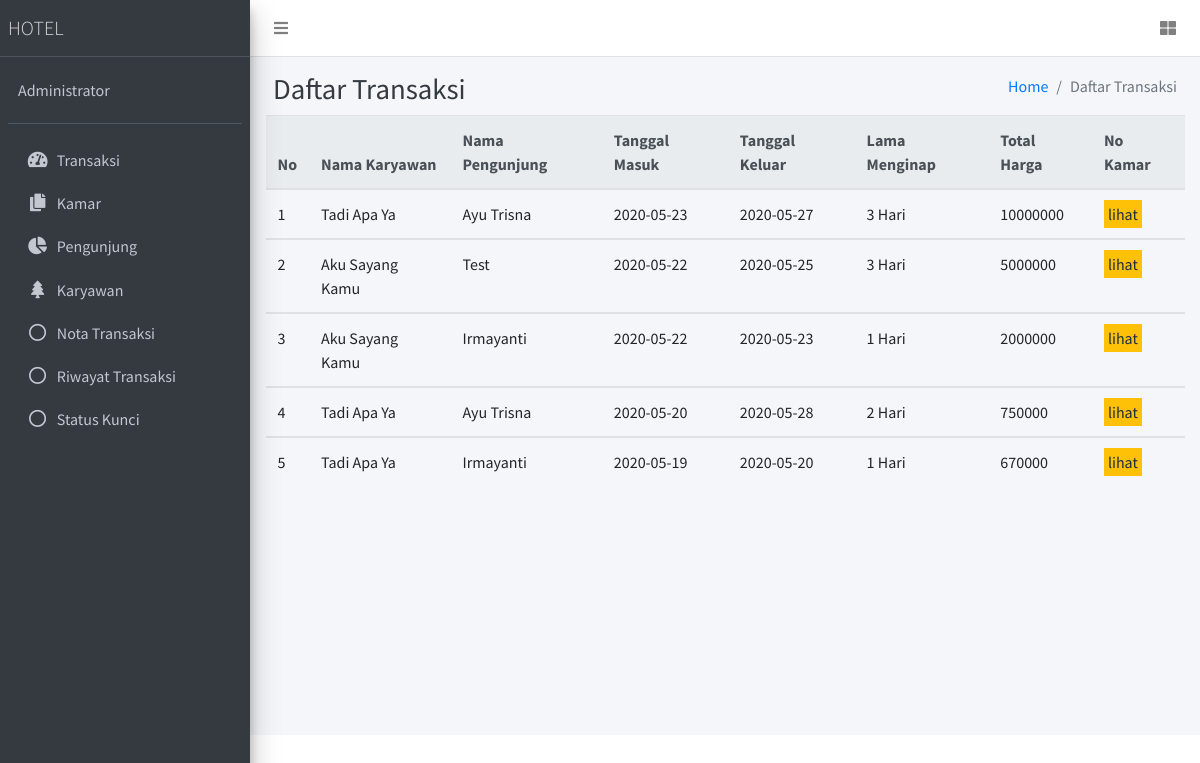
The app's page /transaksi/daftarTransaksi, older data.
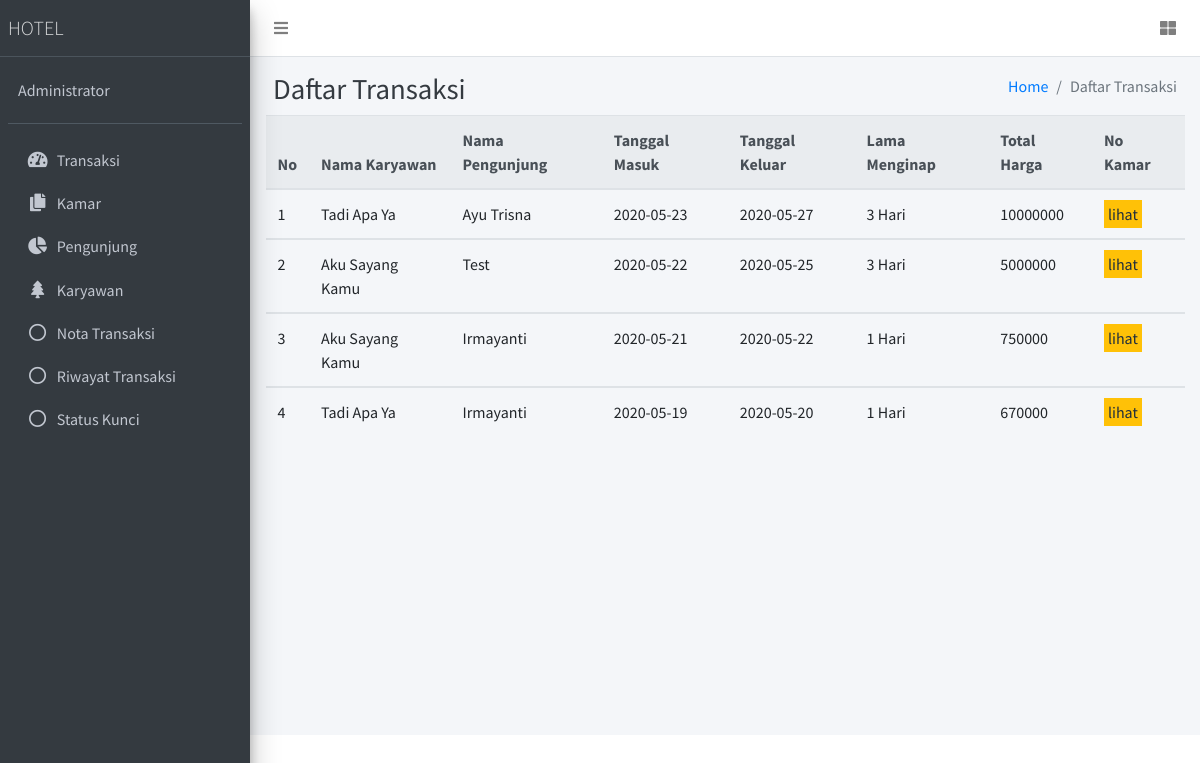
The same page, newer data.
### tables this page shows
CREATE TABLE `transaksi` (
  `no_transaksi` int(11) NOT NULL,
  `id_pengunjung` int(10) NOT NULL,
  `id_karyawan` varchar(10) NOT NULL,
  `tanggal_masuk` date NOT NULL,
  `tanggal_keluar` date NOT NULL,
  `lama_menginap` int(11) NOT NULL,
  `no_kamar` int(11) NOT NULL,
  `total_harga` bigint(20) NOT NULL
);

CREATE TABLE `karyawan` (
  `id_karyawan` varchar(10) NOT NULL,
  `nama` varchar(30) NOT NULL,
  `jk` enum('perempuan','laki-laki') NOT NULL,
  `alamat` varchar(20) NOT NULL,
  `no_hp` varchar(20) NOT NULL
);

CREATE TABLE `pengunjung` (
  `id_pengunjung` int(10) NOT NULL,
  `nama` varchar(30) NOT NULL,
  `alamat` varchar(20) NOT NULL,
  `jk` enum('perempuan','laki-laki') NOT NULL,
  `no_hp` varchar(20) NOT NULL,
  `no_ktp` bigint(16) NOT NULL
);

### app/core/Controller.php (called while the page is built, shortened)
<?php
class Controller
{
    public function view($view, $data = [])
    {
        require_once 'app/views/' . $view . '.php';
    }
    public function model($model)
    {
        return new $model;
    }
}

### app/controllers/Transaksi.php (called while the page is built, shortened)
<?php
class Transaksi extends Controller
{
    public function daftarTransaksi()
    {
        $data['judul'] = "Daftar Transaksi";
        $data['daftar'] = $this->model('Transaksi_model')->selectAll();
        $this->view('templates/headerhotel', $data);
        $this->view('transaksi/daftarTransaksi', $data);
        $this->view('templates/footerhotel');
    }
}

### app/core/App.php (called while the page is built, shortened)
<?php
class App
{
    protected $controller = 'transaksi',
        $method = 'index',
        $params = [];
    public function __construct()
    {
        $url = $this->parseURL();
        if ($url) {
            if (file_exists('app/controllers/' . $url[0] . '.php')) {
                unset($url[0]);
            }
        }
        $this->controller = new $this->controller;
        if (isset($url[1])) {
            if (method_exists($this->controller, $url[1])) {
                $this->method = $url[1];
            }
        }
        call_user_func_array([$this->controller, $this->method], $this->params);
    }
    public function parseURL()
    {
        if (isset($_SERVER['REQUEST_URI'])) {
            $url = rtrim($_SERVER['REQUEST_URI'], '/');
            $url = substr($url, 1);
            $url = filter_var($url, FILTER_SANITIZE_URL);
            $url = explode('/', $url);
            return $url;
        }
    }
}

### index.php (called while the page is built, shortened)
<?php
$app = new App;

### app/core/Database.php (called while the page is built, shortened)
<?php
class Database
{
    private $host = DB_HOST;
    private $user = DB_USER;
    private $pass = DB_PASS;
    private $db_name = DB_NAME;
    private $dbh;
    private $stmt;
    public function __construct()
    {
        $dsn = 'mysql:host=' . $this->host . ';dbname=' . $this->db_name;
        $option = [
            PDO::ATTR_PERSISTENT => true,
            PDO::ATTR_ERRMODE => PDO::ERRMODE_EXCEPTION
        ];
        try {
            $this->dbh = new PDO($dsn, $this->user, $this->pass, $option);
        } catch (PDOException $e) {
            die($e->getMessage());
        }
    }
    public function query($query)
    {
        $this->stmt = $this->dbh->prepare($query);
    }
    public function execute()
    {
        $this->stmt->execute();
    }
    public function resultSet()
    {
        $this->execute();
        return $this->stmt->fetchAll(PDO::FETCH_ASSOC);
    }
}

### app/models/Transaksi_model.php (called while the page is built, shortened)
<?php
class Transaksi_model
{
    private $db;
    public function __construct()
    {
        $this->db = new Database;
    }
    public function selectAll()
    {
        $this->db->query('SELECT a.no_transaksi, b.nama as namaKaryawan, c.nama as namaPengunjung, a.tanggal_masuk,a.tanggal_keluar,a.lama_menginap,a.total_harga
        FROM transaksi a
        INNER JOIN karyawan b on b.id_karyawan = a.id_karyawan
        INNER JOIN pengunjung c on c.id_pengunjung = a.id_pengunjung
        ORDER BY a.total_harga DESC');
        return $this->db->resultSet();
    }
}

### app/views/transaksi/daftarTransaksi.php (the view, shortened to what this page needs)
<div class="content-header">
    <div class="container" id="flasher">
<div class="container-fluid">
    <div class="row mb-2">
        <div class="col-sm-6">
            <h1 class="m-0 text-dark">Daftar Transaksi</h1>
        </div>
        <div class="col-sm-6">
            <ol class="breadcrumb float-sm-right">
                <li class="breadcrumb-item"><a href="<?= BASEURL ?>">Home</a></li>
                <li class="breadcrumb-item active">Daftar Transaksi</li>
            </ol>
        </div>
    </div>
</div>
</div>
<div class="container">
    <table class="table">
        <thead class="thead-light">
            <tr>
                <th>No</th>
                <th>Nama Karyawan</th>
                <th>Nama Pengunjung</th>
                <th>Tanggal Masuk</th>
                <th>Tanggal Keluar</th>
                <th>Lama Menginap</th>
                <th>Total Harga</th>
                <th>No Kamar</th>
            </tr>
        </thead>
        <?php $no = 1; ?>
        <?php foreach ($data['daftar'] as $daftar) : ?>
            <tbody>
                <tr>
                    <td> <?= $no ?></td>
                    <td><?= $daftar['namaKaryawan'] ?></td>
                    <td><?= $daftar['namaPengunjung'] ?></td>
                    <td><?= $daftar['tanggal_masuk'] ?></td>
                    <td><?= $daftar['tanggal_keluar'] ?></td>
                    <td><?= $daftar['lama_menginap'] ?> Hari</td>
                    <td><?= $daftar['total_harga'] ?></td>
                    <td><span id="lihatKamar" data-id="<?= $daftar['no_transaksi'] ?>" class="badge-warning p-1" data-toggle="modal" data-target="#exampleModal" style="cursor:pointer">lihat</span></td>
                </tr>
                <?php $no += 1; ?>
            </tbody>
        <?php endforeach; ?>
    </table>
</div>

### app/views/templates/headerhotel.php (shortened to what this page needs)
<!DOCTYPE html>
<html>
<head>
    <link rel="stylesheet" href="<?= BASEURL ?>public/plugins/fontawesome-free/css/all.min.css">
    <link rel="stylesheet" href="https://code.ionicframework.com/ionicons/2.0.1/css/ionicons.min.css">
    <link rel="stylesheet" href="<?= BASEURL ?>public/plugins/tempusdominus-bootstrap-4/css/tempusdominus-bootstrap-4.min.css">
    <link rel="stylesheet" href="<?= BASEURL ?>public/plugins/icheck-bootstrap/icheck-bootstrap.min.css">
    <link rel="stylesheet" href="<?= BASEURL ?>public/plugins/jqvmap/jqvmap.min.css">
    <link rel="stylesheet" href="<?= BASEURL ?>public/dist/css/adminlte.min.css">
    <link rel="stylesheet" href="<?= BASEURL ?>public/plugins/overlayScrollbars/css/OverlayScrollbars.min.css">
    <link rel="stylesheet" href="<?= BASEURL ?>public/plugins/daterangepicker/daterangepicker.css">
    <link rel="stylesheet" href="<?= BASEURL ?>public/plugins/summernote/summernote-bs4.css">
</head>
<body class="hold-transition sidebar-mini layout-fixed">
    <div class="wrapper">
        <nav class="main-header navbar navbar-expand navbar-white navbar-light">
            <ul class="navbar-nav">
                <li class="nav-item">
                    <a class="nav-link" data-widget="pushmenu" href="#" role="button"><i class="fas fa-bars"></i></a>
                </li>
            </ul>
            <ul class="navbar-nav ml-auto">
                <li class="nav-item">
                    <a class="nav-link" data-widget="control-sidebar" data-slide="false" href="#" role="button">
                        <i class="fas fa-th-large"></i>
                    </a>
                </li>
            </ul>
        </nav>
        <aside class="main-sidebar sidebar-dark-primary elevation-4">
            <a href="<?= BASEURL ?>" class="brand-link mr-4">
                <span class="brand-text font-weight-light ">HOTEL</span>
            </a>
            <div class="sidebar">
                <div class="user-panel mt-3 pb-3 mb-3 d-flex">
                    <div class="info">
                        <a href="#" class="d-block">Administrator</a>
                    </div>
                </div>
                <nav class="mt-2">
                    <ul class="nav nav-pills nav-sidebar flex-column" role="menu" data-accordion="false">
                        <li class="nav-item has-treeview">
                            <a href="<?= BASEURL ?>transaksi" class="nav-link ">
                                <i class="nav-icon fas fa-tachometer-alt"></i>
                                <p>
                                    Transaksi
                                </p>
                            </a>
                        </li>
                        <li class="nav-item has-treeview">
                            <a href="<?= BASEURL ?>kamar" class="nav-link">
                                <i class="nav-icon fas fa-copy"></i>
                                <p>
                                    Kamar
                                </p>
                            </a>
                        </li>
                        <li class="nav-item has-treeview">
                            <a href="<?= BASEURL ?>pengunjung" class="nav-link">
                                <i class="nav-icon fas fa-chart-pie"></i>
                                <p>
                                    Pengunjung
                                </p>
                            </a>
                        </li>
                        <li class="nav-item has-treeview">
                            <a href="<?= BASEURL ?>karyawan" class="nav-link">
                                <i class="nav-icon fas fa-tree"></i>
                                <p>
                                    Karyawan
                                </p>
                            </a>
                        </li>
                        <li class="nav-item has-treeview">
                            <a href="<?= BASEURL ?>transaksi/daftarTransaksi" class="nav-link">
                                <i class="nav-icon far fa-circle"></i>
                                <p>
                                    Nota Transaksi
                                </p>
                            </a>
                        </li>
                        <li class="nav-item has-treeview">
                            <a href="<?= BASEURL ?>transaksi/riwayatTransaksi" class="nav-link">
                                <i class="nav-icon far fa-circle"></i>
                                <p>
                                    Riwayat Transaksi
                                </p>
                            </a>
                        </li>
                        <li class="nav-item has-treeview">
                            <a href="<?= BASEURL ?>status" class="nav-link">
                                <i class="nav-icon far fa-circle"></i>
                                <p>
                                    Status Kunci
                                </p>
                            </a>
                        </li>
                    </ul>
                </nav>
            </div>
        </aside>
        <div class="content-wrapper" style="min-height:678px;">

### app/views/templates/footerhotel.php (shortened to what this page needs)
</div>
</div>
</body>
</html>

Row changes from the older to the newer data that the page shows:
removed transaksi: id_karyawan.nama "Aku Sayang Kamu", id_pengunjung.nama "Irmayanti", tanggal_masuk "2020-05-22", tanggal_keluar "2020-05-23", lama_menginap "1", total_harga "2000000"
removed transaksi: id_karyawan.nama "Tadi Apa Ya", id_pengunjung.nama "Ayu Trisna", tanggal_masuk "2020-05-20", tanggal_keluar "2020-05-28", lama_menginap "2", total_harga "750000"
added transaksi: id_karyawan.nama "Aku Sayang Kamu", id_pengunjung.nama "Irmayanti", tanggal_masuk "2020-05-21", tanggal_keluar "2020-05-22", lama_menginap "1", total_harga "750000"
